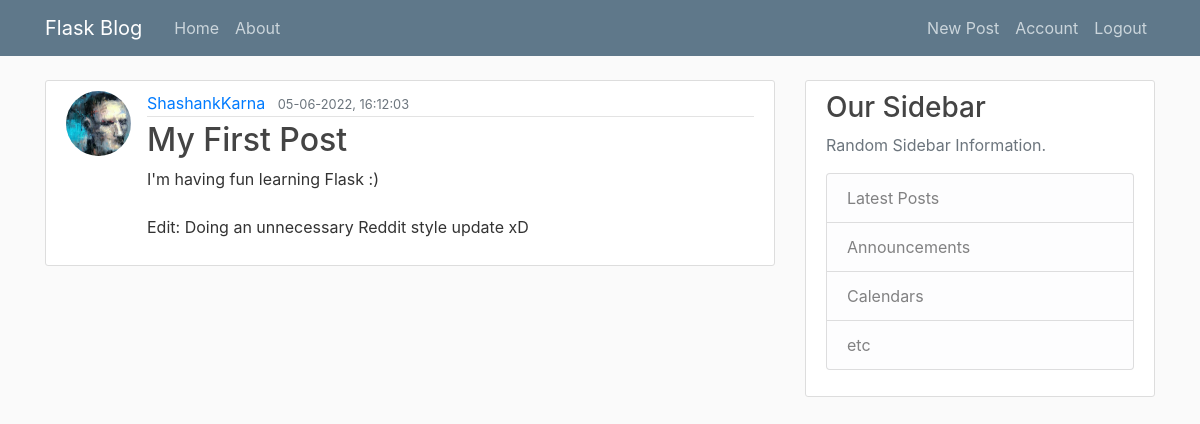
The app's page /post/1 (signed in) with its own data.
### flaskblog/models.py (models this page shows, shortened)
class User(db.Model, UserMixin):
    id = db.Column(db.Integer, primary_key=True)
    username = db.Column(db.String(20), unique=True, nullable=False)
    email = db.Column(db.String(120), unique=True, nullable=False)
    image_file = db.Column(db.String(20), nullable=False, default="default.jpg")
    password = db.Column(db.String(60), nullable=False)
    posts = db.relationship("Post", backref="author", lazy=True)

class Post(db.Model):
    id = db.Column(db.Integer, primary_key=True)
    title = db.Column(db.String(100), nullable=False)
    date_posted = db.Column(db.DateTime, nullable=False, default=datetime.utcnow)
    content = db.Column(db.Text, nullable=False)
    user_id = db.Column(db.Integer, db.ForeignKey("user.id"), nullable=False)

### flaskblog/routes.py (the view)
@app.route("/post/<int:post_id>")
def post(post_id):
    post = Post.query.get_or_404(post_id)
    return render_template("post.html", title=post.title, post=post)

### flaskblog/models.py (called while the page is built)
@login_manager.user_loader
def load_user(user_id):
    return User.query.get(int(user_id))

### flaskblog/templates/post.html (shortened to what this page needs)
{% extends "layout.html" %}
{% block content %}
<article class="media content-section">
    <img class="rounded-circle article-img" src="{{ url_for('static', filename='profile_pics/' + post.author.image_file) }}">
    <div class="media-body">
        <div class="article-metadata">
            <a class="mr-2" href="#">{{ post.author.username }}</a>
            <small class="text-muted">{{ post.date_posted.strftime('%d-%m-%Y, %H:%M:%S') }}</small>
        </div>
        <h2 class="article-title">{{ post.title }}</h2>
        <p class="article-content">{{ post.content }}</p>
    </div>
</article>
{% endblock content %}

### flaskblog/static/main.css (style rules this page uses)
body { background: #fafafa; color: #333333; margin-top: 5rem; }
h1, h2, h3, h4, h5, h6 { color: #444444; }
.content-section { background: #ffffff; padding: 10px 20px; border: 1px solid #dddddd; border-radius: 3px; margin-bottom: 20px; }
.article-title { color: #444444; }
.article-content { white-space: pre-line; }
.article-img { height: 65px; width: 65px; margin-right: 16px; }
.article-metadata { padding-bottom: 1px; margin-bottom: 4px; border-bottom: 1px solid #e3e3e3 }

### records on screen
User: image_file (picture), author.username "ShashankKarna"
Post: date_posted "05-06-2022, 16:12:03", title "My First Post", content "I'm having fun learning Flask :) Edit: Doing an unnecessary Reddit style update xD"
